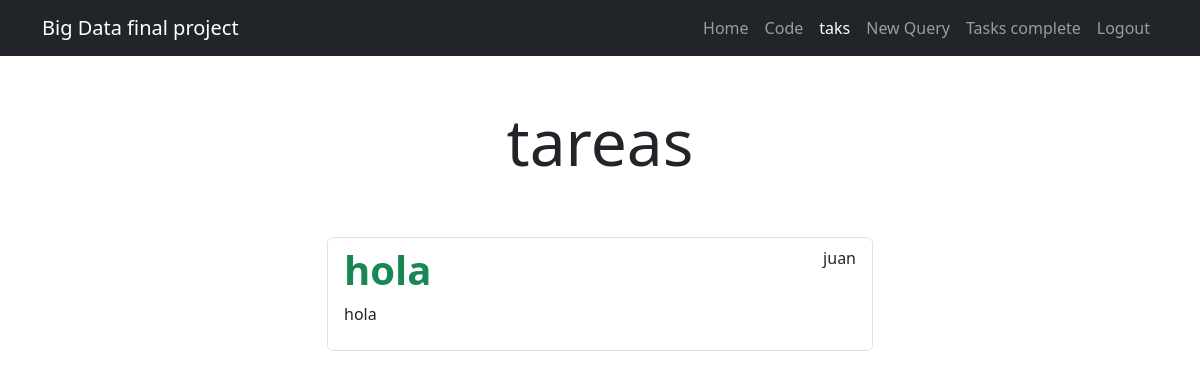
Before: /tasks/ (signed in) with the older database file.
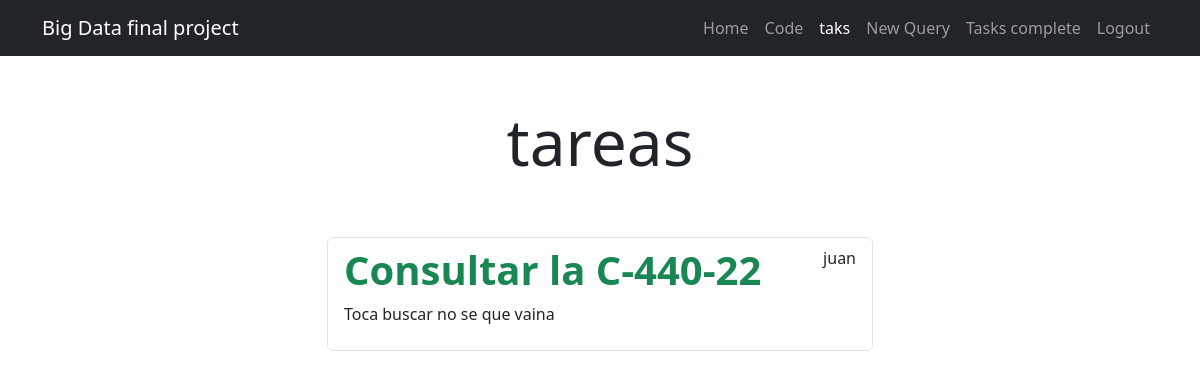
After: the same page with the newer database file.
### tasks/models.py (models this page shows, shortened)
class Task(models.Model):
    title = models.CharField(max_length=100)
    description = models.TextField(blank=True)
    created = models.DateTimeField(auto_now_add=True)
    datacompleted = models.DateTimeField(null=True,blank=True)
    important = models.BooleanField(default=False)
    user = models.ForeignKey(User, on_delete=models.CASCADE)

### tasks/views.py (the view)
# urls.py: path('tasks/', views.tasks ,name='tasks'),
@login_required
def tasks(request):
    conexion()
    tasks = Task.objects.filter(user=request.user, datacompleted__isnull=True)
    return render(request, 'tasks.html', {'tasks': tasks})

### tasks/views.py (called while the page is built)
def conexion():
    client = MongoClient('mongodb+srv://user:Admin456@atlascluster.fgujvv6.mongodb.net/?retryWrites=true&w=majority&appName=AtlasCluster')  # Cambia la URI según tu configuración
    db = client['DB_final']
    coleccion = db['documentos']
    documento = coleccion.find_one()
    nombres_campos = list(documento.keys())
    print(nombres_campos)
    return coleccion

### tasks/templates/tasks.html (shortened to what this page needs)
{% extends 'base.html' %}
{% block content %}
<main class="container">
    <div class="row">
        <div class="col-md-6 offset-md-3">
            <h1 class="text-center display-3 py-5">tareas</h1>
            <ul class="list-group">
                {% for task in tasks %}
                    <a  class="list-group-item" href="{% url 'task_detail' task.id %}">
                        <header class="d-flex justify-content-between">
                            {% if task.important %}
                                <h1 class="fw-bold text-success"> {{task.title}} </h1>
                            {% else %}
                                <h1 class="fw-bold">{{task.title}}</h1>
                            {% endif %}
                            <p>{{task.user.username}}</p>
                        </header>
                        <p>{{task.description}}</p>
                    </a>
                {% endfor %}
            </ul>
        </div>
    </div>
</main>
{% endblock %}

### tasks/templates/base.html (shortened to what this page needs)
<!DOCTYPE html>
<html lang="en">
<head>
    <link rel="stylesheet" href="https://cdn.jsdelivr.net/npm/bootstrap@5.3.2/dist/css/bootstrap.min.css">
</head>
<body>
    <nav class="navbar navbar-expand-lg bg-dark navbar-dark">
        <div class="container">
          <a class="navbar-brand" href="/signin">Big Data final project</a>
          <div class="collapse navbar-collapse" id="navbarNav">
            <ul class="navbar-nav ms-auto" >
                <li class="nav-item">
                    <a class="nav-link" href="/">Home</a>
                </li>
                {% if user.is_authenticated %}
                <li class="nav-item">
                    <a class="nav-link" href="/codigo">Code</a>
                </li>
                <li class="nav-item">
                    <a class="nav-link active" href="/tasks">taks</a>
                </li>
                <li class="nav-item">
                    <a class="nav-link" href="/tasks/create">New Query</a>
                </li>
                <li class="nav-item">
                    <a class="nav-link" href="/tasks_complete">Tasks complete</a>
                </li>
                <li class="nav-item">
                    <a class="nav-link" href="/logout">Logout</a>
                </li>
                {% endif %}
            </ul>
          </div>
        </div>
      </nav>
    {% block content %}
    {% endblock %}
</body>
</html>

Changed rows visible on the page:
removed Task: title "hola", user.username "juan", description "hola"
added Task: title "Consultar la C-440-22", user.username "juan", description "Toca buscar no se que vaina"
